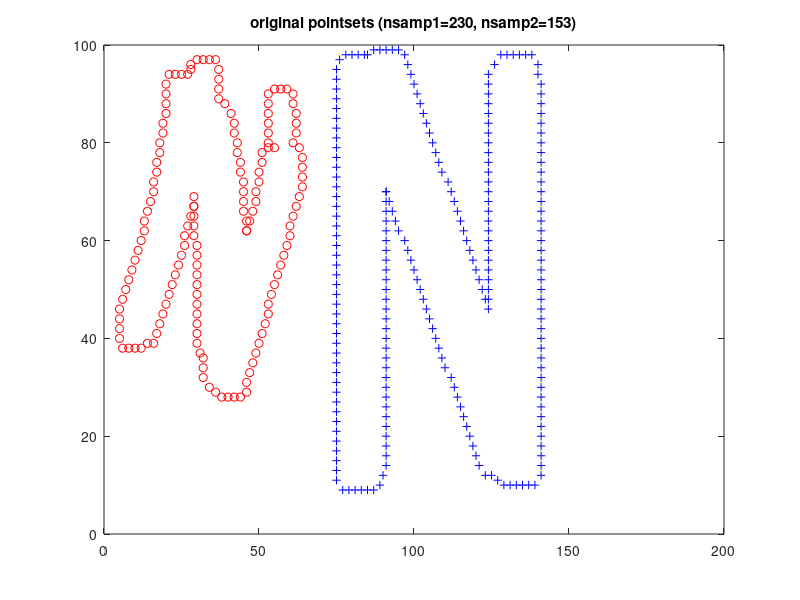

Recreate this plot in MATLAB. (Note: this script raises an error after producing the figure.)
% Shape Context Demo #1
% match two pointsets from Chui & Rangarajan

% uncomment out one of these commands to load in some shape data
%load save_fish_def_3_1.mat
%load save_fish_noise_3_2.mat

%load save_fish_outlier_3_2.mat
%X=x1;
%Y=y2a;

contours2=load('contours/targent_n_contour.dat');
contours1=load('contours/standard/N_contours.dat');
X=x1=y2=contours1;
Y=y2a=contours2;

display_flag=1;
mean_dist_global=[]; % use [] to estimate scale from the data
nbins_theta=12;
nbins_r=5;
nsamp1=size(X,1);
nsamp2=size(Y,1);
ndum1=0;
ndum2=0;
if nsamp2>nsamp1
   % (as is the case in the outlier test)
   ndum1=ndum1+(nsamp2-nsamp1);
end
eps_dum=0.15;
r_inner=1/8;
r_outer=2;
n_iter=5;
r=1; % annealing rate
beta_init=1;  % initial regularization parameter (normalized)

if display_flag
   [x,y]=meshgrid(linspace(0,1,18),linspace(0,1,36));
   x=x(:);y=y(:);M=length(x);
end

if display_flag
   figure(1)
   plot(x1(:,1),x1(:,2),'b+',y2a(:,1),y2a(:,2),'ro')
   title(['original pointsets (nsamp1=' int2str(nsamp1) ', nsamp2=' ...
       int2str(nsamp2) ')'])
   if 0
      h1=text(x1(:,1),x1(:,2),int2str((1:nsamp1)'));
      h2=text(y2a(:,1),y2a(:,2),int2str((1:nsamp2)'));  
      set(h2,'fontangle','italic');
   end
   drawnow
end

tps_iter_match_1
